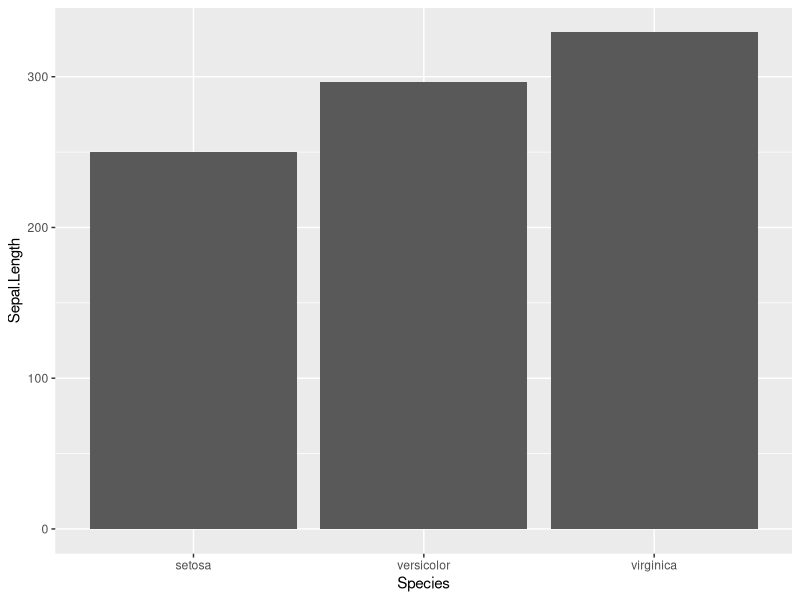

Reproduce this figure in R. (Note: this script raises an error after producing the figure.)
## ---- chunk 1

## ---- chunk 2
library(ggplot2)
ggplot(iris, aes(Species, Sepal.Length))+
  geom_col()

## ---- chunk 3
library(tidyverse)
library(rio)
## ---- chunk 4
HarmlessWrongs <- import("Study175bDatasav.sav")
## ---- chunk 5
head(HarmlessWrongs, 10)
## ---- chunk 6
ggplot (HarmlessWrongs, aes(x = HWpoorcharacter, y = HWHowImmoral)) + geom_point()
## ---- chunk 7
ggplot (HarmlessWrongs, aes(x = HWpoorcharacter, y = HWHowImmoral)) + geom_count()
## ---- chunk 8
ggplot (HarmlessWrongs, aes(x = factor(HWpoorcharacter), y = HWHowImmoral)) + geom_boxplot()
## ---- chunk 9
ggplot (HarmlessWrongs, aes(x = factor(HWpoorcharacter), y = HWHowImmoral)) + geom_violin()
